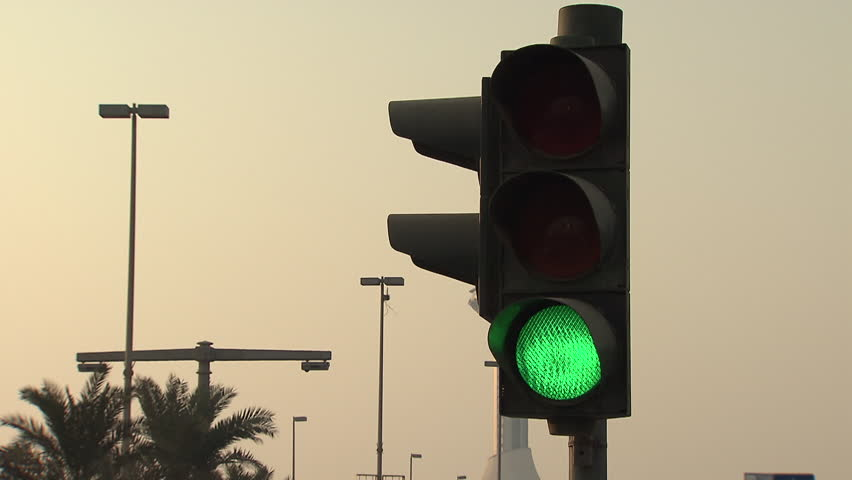
#> input picture Input/GreenLight.jpg, 852 x 480 px, found by its file name
$ python Project.py
#> lines starting #> are read from the running program, lines starting #| are printed output that depends on the picture; after the words box and inside, x2 and y2 are one past the last pixel; in counts of white or black regions, pixels touching at a corner belong together
import numpy as np
import cv2
from matplotlib import pyplot as plt
import easygui

#change to user picked image
I = cv2.imread("../input/GreenLight.jpg")
#> I is the input picture: shape (480, 852, 3); mean B, G, R 134, 161.4, 171.4
output = I.copy()

gray_image = cv2.cvtColor(I,cv2.COLOR_BGR2GRAY)
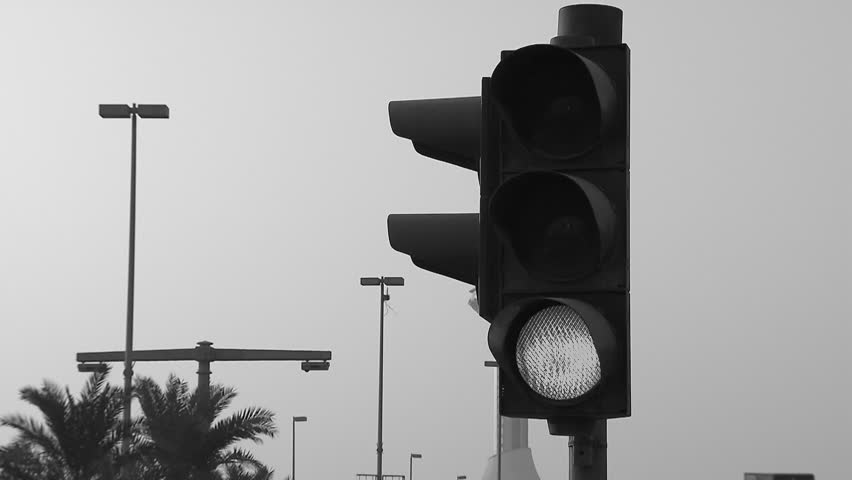
#> gray_image: shape (480, 852); min 0, max 247, mean 161.3


# Blur using 3 * 3 kernel.
gray_blurred = cv2.blur(gray_image, (3, 3))


cv2.imshow("gray_blurred", gray_blurred)
cv2.waitKey(0)

# detect circles in the image


circles = cv2.HoughCircles(gray_blurred, cv2.HOUGH_GRADIENT, 1.2, 20, param1 = 70,
               param2 = 50, minRadius = 25, maxRadius = 60)
#> circles = [[561, 354.6, 44.56]]

# ensure at least some circles were found
if circles is not None:
	# convert the (x, y) coordinates and radius of the circles to integers
	circles = np.round(circles[0, :]).astype("int")
#> circles = [[561, 355, 45]]

	# loop over the (x, y) coordinates and radius of the circles
	for (x, y, r) in circles:
		# draw the circle in the output image, then draw a rectangle
		# corresponding to the center of the circle
		cv2.circle(output, (x, y), r, (0, 255, 0), 4)
		cv2.rectangle(output, (x - 5, y - 5), (x + 5, y + 5), (0, 128, 255), -1)
#> this loop made 1 pass
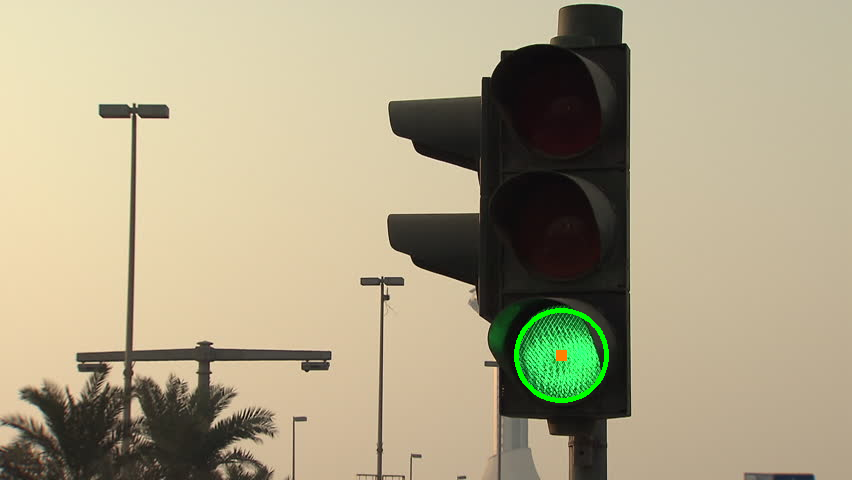
#> output: shape (480, 852, 3); 0.37% of pixels changed, all inside (x1, y1, x2, y2) = (514, 308, 609, 403)

	# show the output image
	cv2.imshow("output", np.hstack([I, output]))
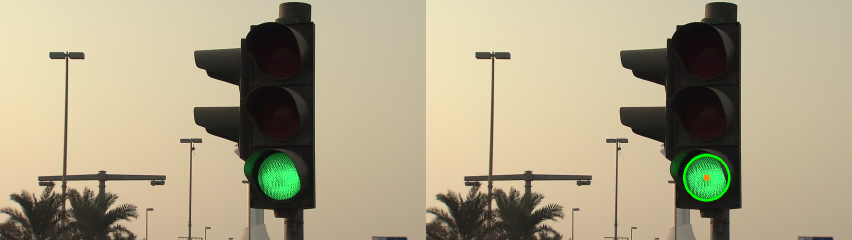
#> window 'output': shape (480, 1704, 3) (shown at 1/2 size); mean B, G, R 133.9, 161.7, 171.4
	cv2.waitKey(0)
else:
    print("No circles found")
    cv2.waitKey(0)


# [38 lines of commented-out code are left out]
